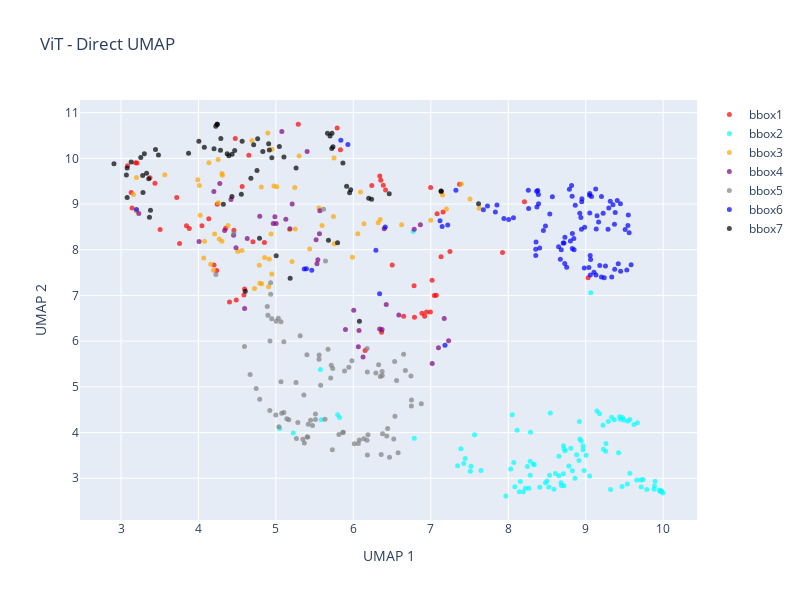

The notebook cell this image was saved under:
### Markdown cell above
# Just Vit direct Umap

### Code cell
import pandas as pd
import numpy as np
from sklearn.preprocessing import StandardScaler
import umap
import plotly.graph_objects as go

def process_features(df):
    feature_cols = [c for c in df.columns if c.startswith('feat_')]
    features = df[feature_cols].values

    scaler = StandardScaler()
    features_scaled = scaler.fit_transform(features)

    return features_scaled

def reduce_to_umap(features_scaled):
    umap_direct = umap.UMAP(n_components=2, random_state=42)
    umap_direct_result = umap_direct.fit_transform(features_scaled)

    return umap_direct_result

def create_vit_umap_plot():
    # Define consistent colors for each bbox
    color_mapping = {
        'bbox1': '#FF0000',  # Red
        'bbox2': '#00FFFF',  # Cyan
        'bbox3': '#FFA500',  # Orange
        'bbox4': '#800080',  # Purple
        'bbox5': '#808080',  # Gray
        'bbox6': '#0000FF',  # Blue
        'bbox7': '#000000'   # Black
    }

    file_path = '/Users/ali/Documents/MPG|Doc/code/ViT_all_features_merged .csv'
    df = pd.read_csv(file_path)
    features_scaled = process_features(df)
    umap_direct_result = reduce_to_umap(features_scaled)

    fig = go.Figure()

    for bbox in sorted(df['bbox_name'].unique()):
        mask = df['bbox_name'] == bbox

        fig.add_trace(
            go.Scatter(
                x=umap_direct_result[mask, 0],
                y=umap_direct_result[mask, 1],
                mode='markers',
                name=bbox,
                marker=dict(
                    size=5,
                    color=color_mapping.get(bbox, '#000000'),  # Default to black if bbox not in mapping
                    opacity=0.7
                ),
                text=df[mask]['Var1'],
                hovertemplate=(
                    'Label: %{text}<br>'
                    'x: %{x:.2f}<br>'
                    'y: %{y:.2f}<br>'
                    'bbox: ' + bbox + '<br>'
                    '<extra></extra>'
                )
            )
        )

    fig.update_layout(
        height=600,
        width=800,
        title_text="ViT - Direct UMAP",
        showlegend=True,
        xaxis_title="UMAP 1",
        yaxis_title="UMAP 2"
    )

    return fig

fig = create_vit_umap_plot()
fig.show()

fig.write_html("vit_direct_umap.html")
print("Visualization has been saved as 'vit_direct_umap.html'")

### Figure 1 — Plotly figure (JSON) as saved in the notebook; plotly's stock layout.template omitted (floating-point values rounded to 4 significant figures)
{"data": [{"hovertemplate": "Label: %{text}<br>x: %{x:.2f}<br>y: %{y:.2f}<br>bbox: bbox1<br><extra></extra>", "marker": {"color": "#FF0000", "opacity": 0.7, "size": 5}, "mode": "markers", "name": "bbox1", "text": ["non_spine_synapsed_056", "non_spine_synapse_057", "non_spine_synapse_058", "non_spine_synapse_063", "non_spine_synapse_062", "non_spine_synapse_061", "non_spine_synapse_060", "non_spine_synapse_059", "non_spine_synapse_054", "non_spine_synapse_053", "non_spine_synapse_052", "non_spine_synapse_051", "non_spine_synapse_050", "non_spine_synapse_049", "non_spine_synapse_048", "non_spine_synapse_047", "non_spine_synapse_046", "non_spine_synapse_045", "non_spine_synapse_044", "non_spine_synapse_040", "non_spine_synapse_038", "non_spine_synapse_037", "non_spine_synapse_036", "non_spine_synapse_035", "non_spine_synapse_034", "non_spine_synapse_033", "non_spine_synapse_032", "non_spine_synapse_031", "non_spine_synapse_030", "non_spine_synapse_029", "non_spine_synapse_028", "non_spine_synapse_027", "non_spine_synapse_026", "non_spine_synapse_025", "non_spine_synapse_024", "non_spine_synapse_023", "non_spine_synapse_022", "non_spine_synapse_021", "non_spine_synapse_020", "non_spine_synapse_019", "non_spine_synapse_018", "non_spine_synapse_017", "non_spine_synapse_016", "non_spine_synapse_015", "non_spine_synapse_014", "non_spine_synapse_013", "non_spine_synapse_012", "non_spine_synapse_011", "non_spine_synapsed_010", "non_spine_synapse_009", "non_spine_synapse_008", "non_spine_synapse_007", "non_spine_synapse_006", "non_spine_synapse_005", "non_spine_synapse_004", "non_spine_synapse_003", "non_spine_synapse_002", "non_spine_synapse_001"], "type": "scatter", "x": [6.65, 4.488, 4.401, 4.458, 3.438, 3.374, 3.207, 7.045, 3.719, 4.587, 4.242, 4.595, 4.133, 6.784, 3.845, 3.881, 4.703, 6.92, 6.886, 9.031, 3.142, 8.21, 5.791, 6.152, 7.926, 3.756, 4.237, 5.289, 4.351, 3.505, 4.201, 6.416, 4.651, 3.187, 6.342, 7.248, 6.945, 7.159, 7.081, 6.998, 4.852, 4.564, 6.238, 6.354, 6.387, 3.084, 4.475, 7.132, 6.502, 3.132, 6.789, 4.045, 7.371, 5.834, 7.017, 6.365, 6.996, 7.071], "y": [6.545, 6.901, 6.856, 8.424, 9.454, 9.575, 9.896, 6.998, 9.144, 7.011, 8.993, 7.14, 8.678, 7.213, 8.523, 8.467, 8.177, 6.543, 6.608, 7.389, 8.912, 9.048, 10.67, 5.797, 7.94, 8.137, 7.546, 10.75, 8.471, 8.442, 7.669, 9.306, 10.07, 9.904, 9.615, 7.959, 6.64, 8.828, 8.787, 9.36, 8.158, 9.384, 9.407, 9.521, 9.412, 9.839, 10.43, 7.846, 7.668, 9.252, 6.522, 8.523, 9.43, 10.19, 7.332, 6.192, 6.638, 7.006]}, {"hovertemplate": "Label: %{text}<br>x: %{x:.2f}<br>y: %{y:.2f}<br>bbox: bbox2<br><extra></extra>", "marker": {"color": "#00FFFF", "opacity": 0.7, "size": 5}, "mode": "markers", "name": "bbox2", "text": ["explorative_2024-11-07_Cora_Wolter_133", "explorative_2024-10-16_Valentin_Pinkau_110", "explorative_2024-11-07_Cora_Wolter_132", "explorative_2024-11-07_Cora_Wolter_131", "explorative_2024-10-17_Valentin_Pinkau_130", "explorative_2024-10-17_Valentin_Pinkau_129", "explorative_2024-10-17_Valentin_Pinkau_128", "explorative_2024-10-17_Valentin_Pinkau_123", "explorative_2024-10-16_Valentin_Pinkau_118", "explorative_2024-10-16_Valentin_Pinkau_117", "explorative_2024-10-16_Valentin_Pinkau_116", "explorative_2024-10-16_Valentin_Pinkau_114", "explorative_2024-10-16_Valentin_Pinkau_113", "explorative_2024-10-16_Valentin_Pinkau_111", "explorative_2024-10-16_Valentin_Pinkau_109", "explorative_2024-10-16_Valentin_Pinkau_108", "explorative_2024-10-16_Valentin_Pinkau_107", "explorative_2024-09-02_Ali_Karimi_106", "explorative_2024-09-02_Ali_Karimi_104", "explorative_2024-08-29_Dominic_Evans_103", "explorative_2024-08-29_Vera_Broens_102", "explorative_2024-08-29_Vera_Broens_099", "explorative_2024-08-29_Vera_Broens_096", "explorative_2024-08-29_Vera_Broens_094", "explorative_2024-08-29_Vera_Broens_093", "explorative_2024-08-29_Vera_Broens_091", "explorative_2024-08-29_Vera_Broens_090", "explorative_2024-08-29_Vera_Broens_088", "explorative_2024-08-29_Vera_Broens_087", "explorative_2024-08-29_Vera_Broens_085", "explorative_2024-08-29_Vera_Broens_083", "explorative_2024-08-29_Dominic_Evans_081", "explorative_2024-08-29_Dominic_Evans_080", "explorative_2024-08-29_Dominic_Evans_079", "explorative_2024-08-29_Dominic_Evans_078", "explorative_2024-08-29_Dominic_Evans_077", "explorative_2024-08-29_Dominic_Evans_076", "explorative_2024-08-29_Dominic_Evans_075", "explorative_2024-08-29_Dominic_Evans_074", "explorative_2024-08-29_Dominic_Evans_073", "explorative_2024-08-29_Dominic_Evans_072", "explorative_2024-08-29_Dominic_Evans_071", "explorative_2024-08-29_Dominic_Evans_070", "explorative_2024-08-29_Dominic_Evans_069", "explorative_2024-08-29_Dominic_Evans_068", "explorative_2024-08-29_Dominic_Evans_067", "explorative_2024-08-29_Dominic_Evans_066", "explorative_2024-08-29_Dominic_Evans_065", "explorative_2024-08-29_Dominic_Evans_064", "explorative_2024-08-29_Dominic_Evans_063", "explorative_2024-08-29_Dominic_Evans_062", "explorative_2024-08-29_Dominic_Evans_061", "explorative_2024-08-29_Dominic_Evans_060", "explorative_2024-08-28_Cora_Wolter_059", "explorative_2024-08-28_Cora_Wolter_058", "explorative_2024-08-28_Cora_Wolter_054", "explorative_2024-08-28_Cora_Wolter_053", "explorative_2024-08-28_Cora_Wolter_052", "explorative_2024-08-28_Cora_Wolter_051", "explorative_2024-08-28_Cora_Wolter_050", "explorative_2024-08-28_Cora_Wolter_048", "explorative_2024-08-28_Cora_Wolter_047", "explorative_2024-08-28_Cora_Wolter_046", "explorative_2024-08-28_Cora_Wolter_044", "explorative_2024-08-28_Cora_Wolter_043", "explorative_2024-08-28_Cora_Wolter_042", "explorative_2024-08-28_Cora_Wolter_041", "explorative_2024-08-28_Cora_Wolter_040", "explorative_2024-08-28_Cora_Wolter_039", "explorative_2024-08-28_Cora_Wolter_037", "explorative_2024-08-28_Cora_Wolter_036", "explorative_2024-08-28_Cora_Wolter_034", "explorative_2024-08-28_Cora_Wolter_033", "explorative_2024-08-28_Cora_Wolter_032", "explorative_2024-08-28_Cora_Wolter_031", "explorative_2024-08-28_Cora_Wolter_030", "explorative_2024-08-28_Cora_Wolter_029", "explorative_2024-08-28_Cora_Wolter_028", "explorative_2024-08-28_Cora_Wolter_027", "explorative_2024-08-28_Cora_Wolter_026", "explorative_2024-08-28_Cora_Wolter_025", "explorative_2024-08-28_Cora_Wolter_024", "explorative_2024-08-28_Cora_Wolter_023", "explorative_2024-08-28_Cora_Wolter_021", "explorative_2024-08-28_Cora_Wolter_019", "explorative_2024-08-28_Cora_Wolter_018 ", "explorative_2024-08-28_Cora_Wolter_016", "explorative_2024-08-28_Cora_Wolter_015", "explorative_2024-08-28_Cora_Wolter_014", "explorative_2024-08-28_Cora_Wolter_013", "explorative_2024-08-28_Cora_Wolter_012", "explorative_2024-08-28_Cora_Wolter_011", "explorative_2024-08-28_Cora_Wolter_010", "explorative_2024-08-28_Cora_Wolter_009", "explorative_2024-08-28_Cora_Wolter_008", "explorative_2024-08-28_Cora_Wolter_007", "explorative_2024-08-28_Cora_Wolter_006", "explorative_2024-08-28_Cora_Wolter_005", "explorative_2024-08-28_Cora_Wolter_004", "explorative_2024-08-28_Cora_Wolter_003"], "type": "scatter", "x": [5.585, 7.649, 5.823, 8.282, 8.591, 8.688, 8.072, 8.142, 5.224, 9.259, 9.065, 8.115, 8.052, 6.772, 6.787, 5.797, 7.519, 9.889, 8.533, 9.659, 9.714, 7.427, 7.388, 9.45, 8.714, 8.031, 8.267, 9.37, 8.721, 8.98, 9.471, 8.653, 8.085, 8.247, 9.262, 8.913, 8.283, 9.292, 9.179, 9.426, 9.57, 8.655, 8.808, 8.965, 9.967, 9.974, 8.502, 8.925, 9.717, 9.741, 8.544, 8.156, 8.336, 5.049, 9.668, 8.481, 8.965, 9.896, 7.565, 7.511, 8.721, 7.444, 7.347, 8.828, 9.572, 9.623, 9.335, 8.324, 9.543, 8.884, 9.789, 9.005, 9.999, 8.196, 9.495, 9.951, 9.978, 9.052, 8.919, 7.969, 8.943, 8.524, 8.407, 8.734, 8.287, 5.576, 9.229, 8.713, 9.884, 8.783, 9.439, 9.539, 8.682, 9.476, 9.225, 8.862, 8.223, 8.611, 9.321, 9.145], "y": [4.28, 3.167, 4.33, 3.371, 2.76, 2.841, 3.344, 2.702, 3.991, 3.593, 7.059, 4.052, 4.391, 8.399, 3.877, 4.387, 3.264, 2.832, 3.064, 2.959, 2.961, 3.321, 3.645, 4.291, 3.713, 3.201, 2.781, 4.278, 2.835, 3.17, 2.818, 3.055, 2.815, 3.256, 3.758, 3.388, 3.065, 4.242, 4.41, 3.557, 3.107, 3.48, 3.657, 3.705, 2.709, 2.722, 2.939, 3.861, 2.81, 2.974, 4.428, 2.929, 3.297, 4.087, 4.212, 2.903, 3.622, 2.937, 3.954, 3.155, 3.639, 3.431, 3.275, 3.162, 4.283, 4.177, 4.334, 3.31, 4.245, 3.516, 2.752, 3.506, 2.678, 2.702, 4.274, 2.737, 2.722, 3.048, 4.24, 2.614, 3.813, 2.811, 2.802, 3.6, 4.006, 5.38, 3.634, 3.099, 2.759, 3.268, 4.343, 2.876, 2.904, 4.331, 4.162, 3.002, 2.78, 3.106, 2.752, 4.472]}, {"hovertemplate": "Label: %{text}<br>x: %{x:.2f}<br>y: %{y:.2f}<br>bbox: bbox3<br><extra></extra>", "marker": {"color": "#FFA500", "opacity": 0.7, "size": 5}, "mode": "markers", "name": "bbox3", "text": ["non_spine_synapse_009", "non_spine_synapse_008", "non_spine_synapse_007", "non_spine_synapse_006", "non_spine_synapse_005", "non_spine_synapse_004", "non_spine_synapse_003", "non_spine_synapse_002", "non_spine_synapse_001", "non_spine_synapse_061", "non_spine_synapse_060", "non_spine_synapse_059", "non_spine_synapse_058", "non_spine_synapse_057", "non_spine_synapse_056", "non_spine_synapse_055", "non_spine_synapse_054", "non_spine_synapse_053", "non_spine_synapse_052", "non_spine_synapse_051", "non_spine_synapse_050", "non_spine_synapse_049", "non_spine_synapse_048", "non_spine_synapse_047", "non_spine_synapse_046", "non_spine_synapse_045", "non_spine_synapse_044", "non_spine_synapse_043", "non_spine_synapse_042", "non_spine_synapse_041", "non_spine_synapse_040", "non_spine_synapse_039", "non_spine_synapse_038", "non_spine_synapse_037", "non_spine_synapse_036", "non_spine_synapse_035", "non_spine_synapse_034", "non_spine_synapse_033", "non_spine_synapse_032", "non_spine_synapse_031", "non_spine_synapse_030", "non_spine_synapse_029", "non_spine_synapse_028", "non_spine_synapse_027", "non_spine_synapse_026", "non_spine_synapse_025", "non_spine_synapse_024", "non_spine_synapse_023", "non_spine_synapse_022", "non_spine_synapse_021", "non_spine_synapse_020", "non_spine_synapse_019", "non_spine_synapse_018", "non_spine_synapse_017", "non_spine_synapse_016", "non_spine_synapse_015", "non_spine_synapse_014", "non_spine_synapse_013", "spine_synapse_001", "non_spine_synapse_012", "non_spine_synapse_011", "non_spine_synapse_010"], "type": "scatter", "x": [5.755, 4.691, 5.249, 5.743, 4.136, 4.937, 4.208, 4.303, 3.161, 4.023, 5.556, 4.012, 5.209, 4.31, 4.068, 4.193, 4.158, 4.947, 7.625, 7.202, 6.624, 7.506, 6.347, 4.812, 4.507, 4.562, 4.896, 3.991, 4.269, 3.199, 5.244, 6.092, 5.011, 4.914, 7.396, 6.999, 6.321, 5.988, 7.138, 7.152, 5.597, 5.75, 5.176, 4.256, 4.975, 4.906, 4.794, 4.303, 5.436, 6.137, 4.854, 5.3, 4.948, 3.565, 4.785, 4.816, 3.197, 4.255, 6.058, 4.078, 4.382, 4.724], "y": [8.132, 10.39, 8.454, 8.726, 9.901, 8.342, 8.342, 9.669, 9.21, 8.756, 8.91, 9.407, 7.745, 9.631, 7.819, 7.552, 7.682, 7.471, 8.905, 8.89, 8.546, 9.11, 8.664, 9.374, 7.963, 7.983, 10.55, 9.533, 8.234, 9.58, 9.363, 9.263, 9.376, 7.795, 9.439, 8.645, 8.592, 7.833, 9.26, 9.199, 8.53, 10.01, 8.438, 9.025, 9.393, 7.187, 7.267, 8.188, 8.017, 8.567, 7.829, 10.05, 10.2, 9.642, 7.659, 7.256, 8.848, 9.976, 8.347, 8.184, 8.529, 7.154]}, {"hovertemplate": "Label: %{text}<br>x: %{x:.2f}<br>y: %{y:.2f}<br>bbox: bbox4<br><extra></extra>", "marker": {"color": "#800080", "opacity": 0.7, "size": 5}, "mode": "markers", "name": "bbox4", "text": ["explorative_2024-09-02_Ali_Karimi_040", "explorative_2024-09-02_Ali_Karimi_039", "explorative_2024-09-02_Ali_Karimi_038", "explorative_2024-09-02_Ali_Karimi_037", "explorative_2024-08-03_Ali_Karimi_036", "explorative_2024-08-03_Ali_Karimi_035", "explorative_2024-08-03_Ali_Karimi_034", "explorative_2024-08-03_Ali_Karimi_033", "explorative_2024-08-03_Ali_Karimi_032", "explorative_2024-08-03_Ali_Karimi_031", "explorative_2024-08-03_Ali_Karimi_030", "explorative_2024-08-03_Ali_Karimi_029", "explorative_2024-08-03_Ali_Karimi_028", "explorative_2024-08-03_Ali_Karimi_027", "explorative_2024-08-03_Ali_Karimi_026", "explorative_2024-08-03_Ali_Karimi_025", "explorative_2024-08-03_Ali_Karimi_024", "explorative_2024-08-03_Ali_Karimi_023", "explorative_2024-08-03_Ali_Karimi_022", "explorative_2024-08-03_Ali_Karimi_021", "explorative_2024-08-03_Ali_Karimi_020", "explorative_2024-08-03_Ali_Karimi_019", "explorative_2024-08-03_Ali_Karimi_018", "explorative_2024-08-03_Ali_Karimi_017", "explorative_2024-08-03_Ali_Karimi_016", "explorative_2024-08-03_Ali_Karimi_015", "explorative_2024-08-03_Ali_Karimi_014", "explorative_2024-08-03_Ali_Karimi_013", "explorative_2024-08-03_Ali_Karimi_012", "explorative_2024-08-03_Ali_Karimi_011", "explorative_2024-08-03_Ali_Karimi_010", "explorative_2024-08-03_Ali_Karimi_009", "explorative_2024-08-03_Ali_Karimi_008", "explorative_2024-08-03_Ali_Karimi_007", "explorative_2024-08-03_Ali_Karimi_006", "explorative_2024-08-03_Ali_Karimi_005", "explorative_2024-08-03_Ali_Karimi_004", "explorative_2024-08-03_Ali_Karimi_003", "explorative_2024-08-03_Ali_Karimi_002", "explorative_2024-08-03_Ali_Karimi_001"], "type": "scatter", "x": [5.403, 6.339, 5.568, 5.563, 6.398, 6.073, 7.174, 4.63, 6.866, 3.23, 4.008, 6.786, 7.23, 6.065, 6.371, 4.966, 5.003, 4.338, 4.596, 6.005, 4.199, 7.099, 4.792, 4.987, 5.21, 4.454, 5.129, 5.181, 5.899, 5.077, 6.425, 4.485, 5.53, 5.542, 6.587, 7.018, 6.125, 5.519, 4.42, 4.275], "y": [10.15, 6.265, 8.852, 8.352, 8.461, 6.234, 6.493, 8.245, 8.549, 8.794, 8.182, 8.45, 6.01, 5.879, 6.257, 8.573, 8.575, 8.423, 6.713, 6.674, 9.275, 5.855, 8.733, 8.719, 9.003, 8.318, 8.666, 8.457, 6.254, 10.59, 6.8, 8.044, 7.695, 7.783, 6.57, 5.513, 5.653, 8.217, 9.1, 9.449]}, {"hovertemplate": "Label: %{text}<br>x: %{x:.2f}<br>y: %{y:.2f}<br>bbox: bbox5<br><extra></extra>", "marker": {"color": "#808080", "opacity": 0.7, "size": 5}, "mode": "markers", "name": "bbox5", "text": ["non_spine_synapse_005", "spine_synapse_001", "non_spine_synapse_004", "non_spine_synapse_003", "non_spine_synapse_002", "non_spine_synapse_001", "non_spine_synapse_074", "non_spine_synapse_073", "spine_synapse_012", "non_spine_synapse_072", "spine_synapse_011", "spine_synapse_010", "spine_synapse_009", "spine_synapse_008", "non_spine_synapse_071", "non_spine_synapse_070", "non_spine_synapse_069", "non_spine_synapse_068", "non_spine_synapse_067", "non_spine_synapse_066", "non_spine_synapse_065", "spine_synapse_007", "spine_synapse_006", "spine_synapse_005", "non_spine_synapse_064", "non_spine_synapse_063", "non_spine_synapse_062", "non_spine_synapse_061", "non_spine_synapse_060", "non_spine_synapse_059", "non_spine_synapse_058", "non_spine_synapse_057", "non_spine_synapse_056", "non_spine_synapse_055", "non_spine_synapse_054", "non_spine_synapse_053", "non_spine_synapse_052", "non_spine_synapse_051", "spine_synapse_004", "non_spine_synapse_050", "non_spine_synapse_049", "non_spine_synapse_048", "non_spine_synapse_047", "non_spine_synapse_046", "non_spine_synapse_045", "non_spine_synapse_044", "non_spine_synapse_043", "non_spine_synapse_042", "non_spine_synapse_041", "non_spine_synapse_040", "non_spine_synapse_039", "non_spine_synapse_038", "non_spine_synapse_037", "non_spine_synapse_036", "non_spine_synapse_035", "non_spine_synapse_034", "non_spine_synapse_033", "non_spine_synapse_032", "non_spine_synapse_031", "non_spine_synapse_030", "non_spine_synapse_029", "non_spine_synapse_028", "non_spine_synapse_027", "non_spine_synapse_026", "non_spine_synapse_025", "non_spine_synapse_024", "non_spine_synapse_023", "non_spine_synapse_022", "non_spine_synapse_021", "non_spine_synapse_020", "non_spine_synapse_019", "non_spine_synapse_018", "non_spine_synapse_017", "spine_synapse_003", "spine_synapse_002", "non_spine_synapse_016", "non_spine_synapse_015", "non_spine_synapse_014", "non_spine_synapse_013", "non_spine_synapse_012", "non_spine_synapse_011", "non_spine_synapse_010", "non_spine_synapse_009", "non_spine_synapse_008", "non_spine_synapse_007", "non_spine_synapse_006"], "type": "scatter", "x": [4.999, 5.066, 5.039, 4.922, 4.924, 5.707, 5.578, 5.368, 4.667, 6.467, 4.594, 4.932, 5.362, 4.745, 6.431, 4.933, 5.615, 5.403, 6.578, 6.189, 5.511, 5.418, 5.348, 5.412, 6.181, 6.29, 5.473, 6.178, 6.372, 5.942, 5.981, 6.672, 6.533, 6.75, 5.557, 5.284, 5.511, 6.751, 5.141, 6.013, 5.871, 5.449, 5.673, 5.103, 6.177, 5.004, 5.863, 5.26, 4.458, 4.946, 6.327, 5.715, 5.733, 5.314, 6.878, 5.886, 5.066, 4.888, 6.135, 5.401, 5.559, 5.167, 5.64, 4.225, 5.103, 6.649, 6.744, 5.634, 5.031, 6.558, 6.349, 6.373, 6.537, 5.076, 4.791, 6.077, 6.378, 5.813, 5.265, 6.522, 6.443, 6.36, 5.729, 6.182, 6.065, 4.898], "y": [4.383, 5.11, 4.125, 4.481, 6.003, 5.194, 5.036, 3.773, 5.267, 3.462, 5.885, 7.28, 4.82, 4.965, 3.922, 7.029, 8.886, 3.902, 3.558, 3.95, 4.283, 4.183, 3.852, 3.901, 5.325, 5.303, 4.156, 5.838, 5.337, 5.43, 5.569, 5.357, 5.555, 4.579, 5.606, 4.219, 4.405, 4.71, 4.3, 3.754, 4.005, 4.268, 5.822, 4.44, 3.83, 6.437, 3.999, 5.095, 8.365, 6.49, 5.485, 5.471, 5.399, 6.118, 4.631, 5.346, 6.427, 6.759, 3.863, 5.703, 5.695, 4.281, 7.753, 7.459, 5.986, 5.712, 5.237, 4.29, 6.502, 5.141, 5.224, 5.246, 4.358, 4.423, 4.728, 3.837, 3.975, 3.956, 3.871, 3.856, 4.089, 3.518, 3.621, 3.509, 3.762, 6.565]}, {"hovertemplate": "Label: %{text}<br>x: %{x:.2f}<br>y: %{y:.2f}<br>bbox: bbox6<br><extra></extra>", "marker": {"color": "#0000FF", "opacity": 0.7, "size": 5}, "mode": "markers", "name": "bbox6", "text": ["spine_synapse_072", "non_spine_synapse_026", "non_spine_synapse_025", "spine_synapse_073", "spine_synapse_071", "spine_synapse_070", "spine_synapse_069", "spine_synapse_068", "spine_synapse_067", "non_spine_synapse_024", "non_spine_synapse_023", "spine_synapse_066", "spine_synapse_065", "spine_synapse_064", "spine_synapse_063", "spine_synapse_062", "spine_synapse_061", "spine_synapse_060", "spine_synapse_059", "spine_synapse_058", "spine_synapse_057", "spine_synapse_056", "spine_synapse_055", "spine_synapse_054", "spine_synapse_053", "spine_synapse_051", "spine_synapse_063", "spine_synapse_050", "spine_synapse_049", "spine_synapse_048", "spine_synapse_047   ", "spine_synapse_046", "spine_synapse_045", "non_spine_synapse_022", "spine_synapse_044", "spine_synapse_043", "spine_synapse_042", "spine_synapse_041", "spine_synapse_040", "non_spine_synapse_021", "spine_synapse_039", "spine_synapse_038", "spine_synapse_037", "spine_synapse_036", "spine_synapse_035", "spine_synapse_034", "spine_synapse_033", "spine_synapse_032", "spine_synapse_031", "spine_synapse_030", "spine_synapse_029", "spine_synapse_028", "spine_synapse_027", "spine_synapse_026", "spine_synapse_025", "spine_synapse_024", "spine_synapse_023", "spine_synapse_022", "spine_synapse_021", "spine_synapse_020", "non_spine_synapse_020", "spine_synapse_019", "non_spine_synapse_019", "spine_synapse_018", "spine_synapse_017", "spine_synapse_016", "spine_synapse_015", "spine_synapse_014", "spine_synapse_013", "spine_synapse_012", "spine_synapse_011", "non_spine_synapse_018   ", "spine_synapse_010", "spine_synapse_008", "spine_synapse_007", "spine_synapse_006", "spine_synapse_005", "spine_synapse_004", "spine_synapse_003", "spine_synapse_002", "non_spine_synapse_017", "non_spine_synapse_016", "spine_synapse_001", "non_spine_synapse_015", "non_spine_synapse_014", "non_spine_synapse_013", "non_spine_synapse_012", "non_spine_synapse_011", "non_spine_synapse_010", "non_spine_synapse_009", "non_spine_synapse_008", "non_spine_synapse_007", "non_spine_synapse_006", "non_spine_synapse_005", "non_spine_synapse_004", "non_spine_synapse_003", "non_spine_synapse_002", "non_spine_synapse_001"], "type": "scatter", "x": [9.531, 6.339, 3.199, 9.05, 8.57, 8.938, 8.825, 8.537, 9.058, 9.51, 9.134, 8.866, 9.289, 8.848, 8.924, 8.952, 9.448, 7.324, 5.93, 8.982, 8.949, 8.72, 8.755, 9.24, 8.359, 9.183, 8.945, 9.064, 9.299, 9.375, 9.042, 9.204, 9.146, 6.291, 9.421, 9.562, 8.39, 8.828, 8.987, 9.13, 8.368, 9.256, 9.545, 9.06, 9.452, 8.827, 9.136, 8.73, 8.356, 8.382, 9.167, 8.355, 9.226, 9.372, 8.803, 9.107, 8.65, 5.838, 8.37, 9.382, 9.408, 8.259, 8.818, 8.85, 8.685, 8.392, 9.204, 8.406, 9.053, 8.481, 8.454, 9.337, 9.55, 8.732, 9.587, 9.318, 9.076, 8.79, 8.71, 8.673, 7.183, 5.463, 9.053, 7.854, 5.394, 8.067, 7.12, 5.366, 9.353, 7.732, 7.219, 8.006, 8.263, 7.679, 7.834, 7.944, 7.147, 6.412], "y": [7.558, 7.038, 8.88, 9.192, 9.157, 8.706, 9.173, 8.782, 7.874, 8.443, 7.45, 8.975, 8.449, 8.247, 8.799, 9.113, 9.007, 9.302, 10.3, 7.601, 9.05, 8.145, 7.619, 7.389, 8.168, 7.655, 8.448, 7.788, 8.914, 7.571, 7.612, 7.403, 8.746, 7.988, 7.691, 8.371, 9.209, 8.358, 8.495, 9.33, 9.28, 7.643, 8.529, 7.449, 7.529, 8.029, 8.455, 7.696, 7.874, 9.299, 8.607, 8.013, 8.799, 8.556, 8.194, 7.509, 8.066, 10.39, 8.934, 8.813, 9.077, 9.302, 9.407, 8.002, 7.999, 9.007, 9.167, 8.038, 8.803, 8.517, 8.422, 7.402, 8.758, 8.271, 7.671, 9.059, 9.164, 9.325, 8.145, 7.794, 5.909, 7.55, 9.231, 8.981, 7.582, 8.701, 8.636, 7.579, 8.986, 8.957, 8.539, 8.664, 8.904, 8.875, 8.824, 8.682, 8.508, 8.495]}, {"hovertemplate": "Label: %{text}<br>x: %{x:.2f}<br>y: %{y:.2f}<br>bbox: bbox7<br><extra></extra>", "marker": {"color": "#000000", "opacity": 0.7, "size": 5}, "mode": "markers", "name": "bbox7", "text": ["non_spine_synapse_053", "spine_synapse_006", "non_spine_synapse_059", "non_spine_synapse_058", "non_spine_synapse_057", "non_spine_synapse_056", "non_spine_synapse_055", "non_spine_synapse_054", "spine_synapse_005", "non_spine_synapse_052", "non_spine_synapse_051", "non_spine_synapse_050", "non_spine_synapse_049", "spine_synapse_001", "non_spine_synapse_048", "non_spine_synapse_047", "spine_synapse_004", "spine_synapse_003", "spine_synapse_002", "non_spine_synapse_046", "non_spine_synapse_045", "non_spine_synapse_044", "non_spine_synapse_043", "non_spine_synapse_042", "non_spine_synapse_041", "non_spine_synapse_040", "non_spine_synapse_039", "non_spine_synapse_038", "non_spine_synapse_037", "non_spine_synapse_036", "non_spine_synapse_035", "non_spine_synapse_034", "non_spine_synapse_033", "non_spine_synapse_032", "non_spine_synapse_031", "non_spine_synapse_030", "non_spine_synapse_029", "non_spine_synapse_028", "non_spine_synapse_027", "non_spine_synapse_026", "non_spine_synapse_025", "non_spine_synapse_024", "non_spine_synapse_023", "non_spine_synapse_022", "non_spine_synapse_021", "non_spine_synapse_020", "non_spine_synapse_019", "non_spine_synapse_018", "non_spine_synapse_017", "non_spine_synapse_016", "non_spine_synapse_015", "non_spine_synapse_014", "non_spine_synapse_013", "non_spine_synapse_012", "non_spine_synapse_011", "non_spine_synapse_010", "non_spine_synapse_009", "non_spine_synapse_008", "non_spine_synapse_007", "non_spine_synapse_006", "non_spine_synapse_005", "non_spine_synapse_004", "non_spine_synapse_003", "non_spine_synapse_002", "non_spine_synapse_001"], "type": "scatter", "x": [6.199, 4.005, 3.33, 3.483, 3.279, 4.321, 5.679, 2.909, 4.789, 5.913, 3.445, 3.302, 3.255, 4.605, 4.392, 5.724, 3.284, 3.368, 3.38, 4.948, 5.966, 4.564, 4.554, 4.907, 5.261, 6.236, 4.756, 4.677, 5.797, 5.004, 3.358, 6.079, 4.713, 7.617, 5.722, 5.737, 4.468, 7.134, 3.08, 4.239, 4.371, 5.045, 5.104, 5.865, 3.872, 3.069, 3.079, 5.184, 4.201, 5.699, 5.666, 4.434, 4.764, 3.131, 4.224, 4.245, 4.433, 4.076, 4.915, 4.831, 4.284, 4.289, 6.463, 5.951, 7.134], "y": [9.127, 10.38, 9.674, 10.07, 9.625, 8.995, 8.208, 9.883, 8.249, 9.391, 10.19, 10.1, 10.02, 7.09, 10.06, 10.55, 9.25, 8.711, 8.864, 10.01, 9.312, 10.37, 9.213, 10.32, 9.787, 9.107, 9.734, 9.566, 8.155, 7.869, 9.554, 6.436, 10.3, 9.008, 10.21, 10.25, 10.17, 9.286, 9.786, 10.75, 10.1, 10.26, 10.03, 9.899, 10.11, 9.633, 9.144, 7.378, 10.21, 10.49, 10.55, 10.09, 10.43, 9.918, 10.7, 10.74, 9.165, 10.24, 10.18, 10.15, 10.18, 10.43, 9.226, 9.247, 9.281]}], "layout": {"height": 600, "showlegend": true, "title": {"text": "ViT - Direct UMAP"}, "width": 800, "xaxis": {"title": {"text": "UMAP 1"}}, "yaxis": {"title": {"text": "UMAP 2"}}}}
